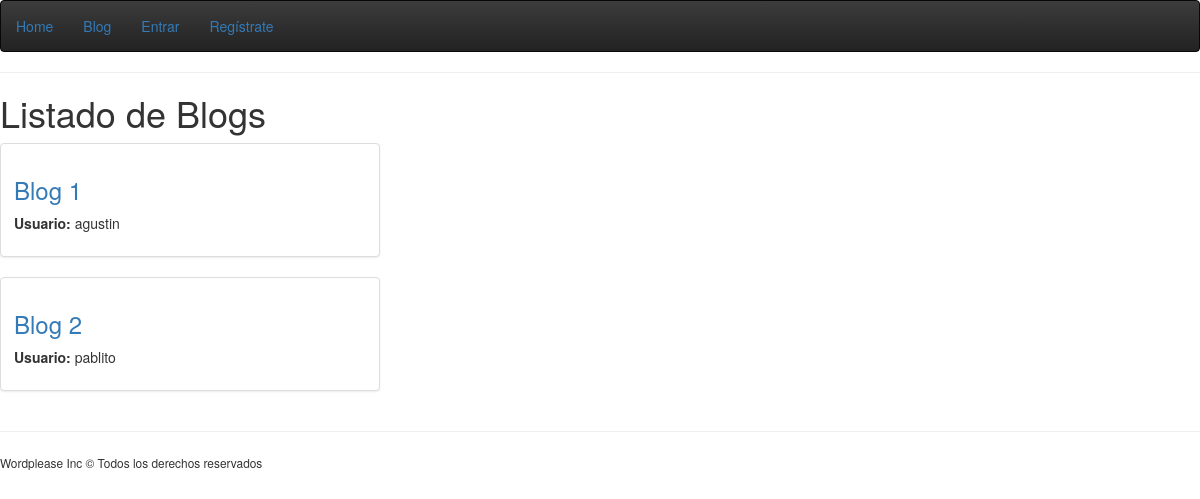
The page /blogs/ on the database as committed earlier.
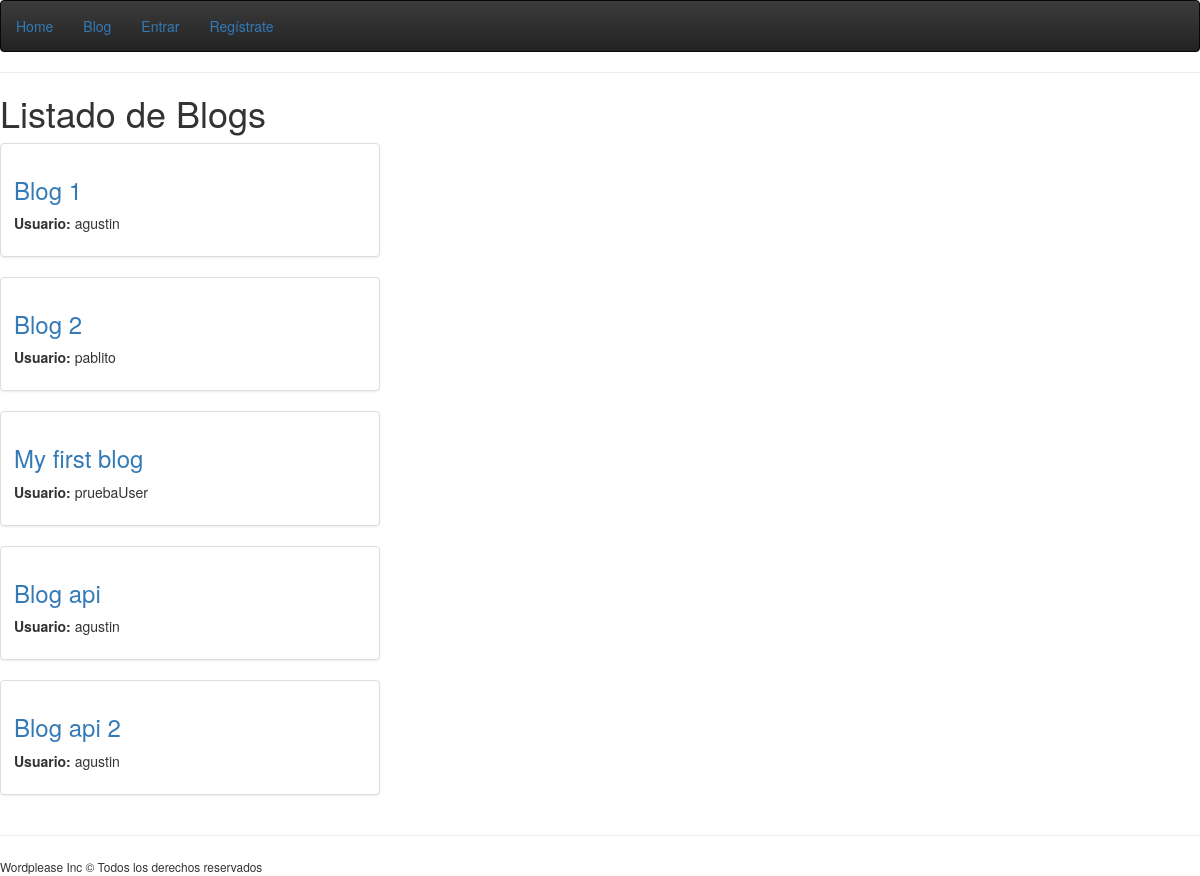
The same page on the database as committed later.
### blog/models.py (models this page shows, shortened)
class Blog(models.Model):
    owner = models.ForeignKey(User)
    title = models.CharField(max_length=100)

### blog/views.py (the view)
# urls.py: url(r'^blogs/$', BlogsListView.as_view(), name='blog_list'),
class BlogsListView(View):
    def get(self, request):
        blogs = Blog.objects.all()
        context = {
            'blog_list': blogs[:5]
        }
        return render(request, 'blog/list_blogs.html', context)

### blog/templates/blog/list_blogs.html
{% extends 'base.html' %}
{% block section %}
    <h1>Listado de Blogs</h1>
    {% include 'blog/blog_loop.html' with photos_list=blogs %}
{% endblock %}

### wordplease/templates/base.html (shortened to what this page needs)
{% load staticfiles %}
<!DOCTYPE html>
<html lang="es">
<head>
    <link href="{% static 'css/bootstrap.min.css' %}" rel="stylesheet">
    <link href="{% static 'css/bootstrap-theme.min.css' %}" rel="stylesheet">
</head>
<body>
    <nav class="navbar navbar-inverse">
        <p class="navbar-text">
            <a href="{% url 'post_home' %}">Home</a>
        </p>
        <p class="navbar-text">
            <a href="{% url 'blog_list' %}">Blog</a>
        </p>
        {% if user.is_authenticated %}
            <p class="navbar-text">
                <a href="{% url 'create_post' %}">Crear post</a>
            </p>
            <p class="navbar-text">
                <a href="{% url 'users_logout' %}">Salir</a>
            </p>
        {% else %}
            <p class="navbar-text">
                <a href="{% url 'users_login' %}">Entrar</a>
            </p>
            <p class="navbar-text">
                <a href="{% url 'users_singup' %}">Regístrate</a>
            </p>
        {% endif %}
    </nav>
    <hr>
    <section>
        {% block section %} {% endblock %}
    </section>
    <hr>
    <small>Wordplease Inc &copy; Todos los derechos reservados</small>
</body>
</html>

### blog/templates/blog/blog_loop.html
{% for blog in blog_list %}
   <div class="row">
     <div class="col-sm-6 col-md-4">
       <div class="thumbnail">
         <div class="caption">
           <h3>
                <a href="{% url 'blog_detail' blog.owner.username %}">
                  <span>{{ blog.title }}</span>
                </a>
           </h3>
           <p>
              <strong>Usuario:</strong>
              {{ blog.owner.username }}
           </p>
         </div>
       </div>
     </div>
   </div>
{% endfor %}

Rows that differ between the two databases and show on the page:
added Blog: title "My first blog", owner.username "pruebaUser"
added Blog: title "Blog api", owner.username "agustin"
added Blog: title "Blog api 2", owner.username "agustin"
